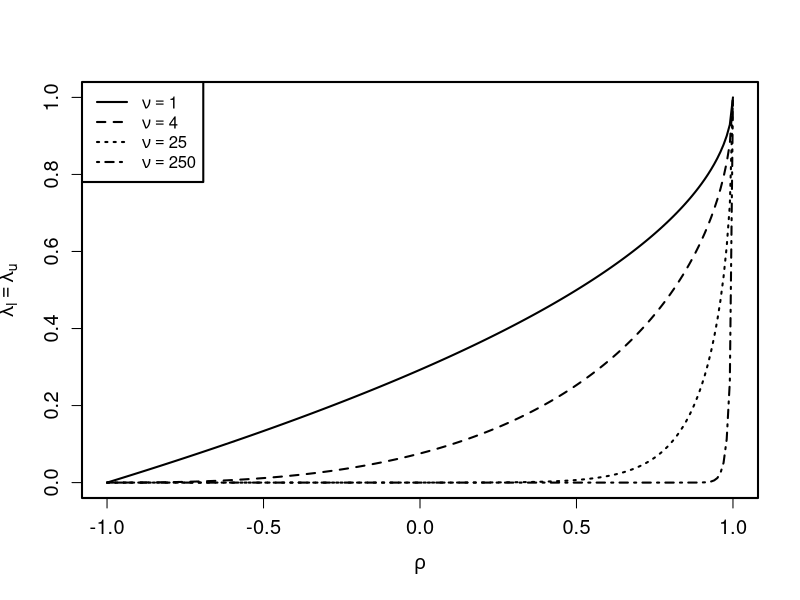

This figure's R source:
#  Figure 8.5

rho = seq(-1,1,by=.01)

df1=1
x1 = - sqrt((df1+1)*(1-rho)/(1+rho))
lambda1 = 2*pt(x1,df1+1)

df4=4
x4 = - sqrt((df4+1)*(1-rho)/(1+rho))
lambda4 = 2*pt(x4,df4+1)

df25=25
x25 = - sqrt((df25+1)*(1-rho)/(1+rho))
lambda25 = 2*pt(x25,df25+1)

df250=250
x250 = - sqrt((df250+1)*(1-rho)/(1+rho))
lambda250 = 2*pt(x250,df250+1)

postscript("TailDependenceT.ps",width=6,height=5)
par(lwd=2,cex.axis=1.2,cex.lab=1.2)
plot(rho,lambda1,type="l",lty=1,xlab=expression(rho),
   ylab=expression(lambda[l] == lambda[u]) )
lines(rho,lambda4,lty=2)
lines(rho,lambda25,lty=3)
lines(rho,lambda250,lty=4)
legend("topleft", c(expression(nu==1),expression(nu==4),expression(nu==25),
  expression(nu==250)),lty=1:4   )
graphics.off()
